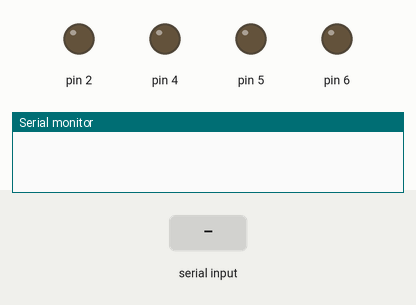
This sketch was run on a simulated Arduino Uno, built with avr-gcc and run on an emulated ATmega328P. On the bench: output pins drawn as LEDs (lit = HIGH), the last lines printed to the serial monitor. The test bench sets the inputs (shaded band).

Above: at 1.2 s.
1.3 s: "F" received over Serial
At 1.6 s:
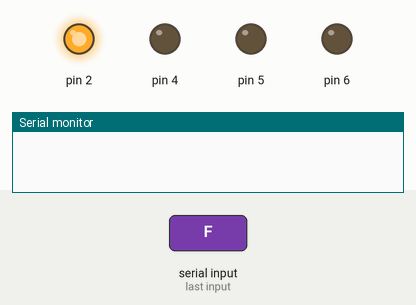
2.8 s: "+" received over Serial
At 4.0 s:
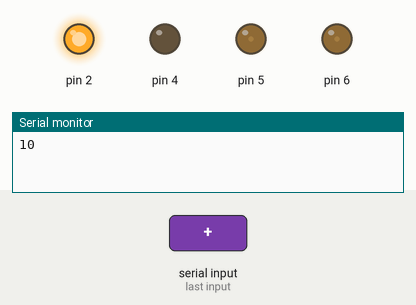
4.3 s: "B" received over Serial
At 5.1 s:
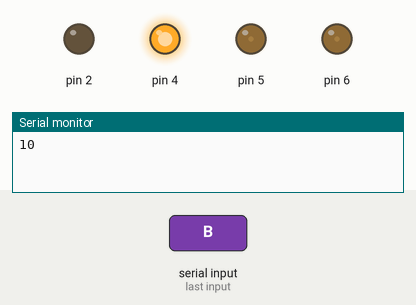
5.8 s: "-" received over Serial
At 6.3 s:
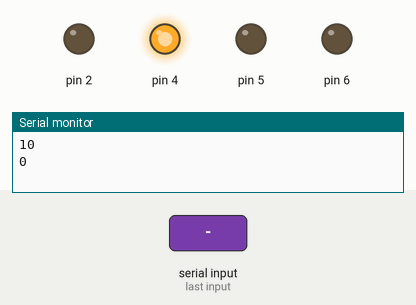
7.3 s: "L" received over Serial
At 8.5 s:
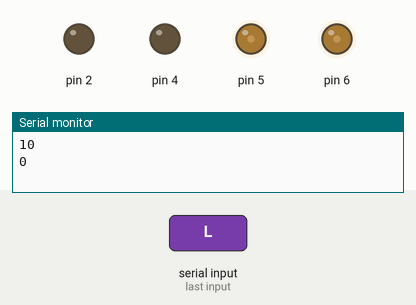
8.8 s: "R" received over Serial
At 9.7 s:
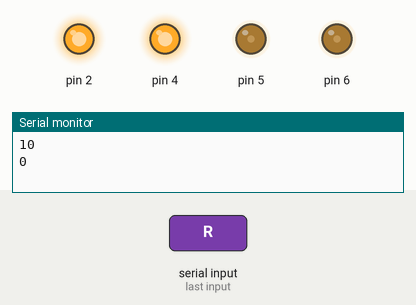
Timing chart, 0 to 11.3 s (numbered marks = the images above; inputs shaded):
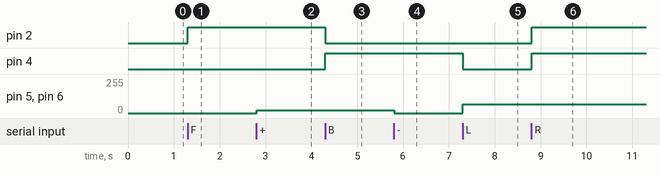

The sketch:

robocar-controller.ino
```cpp
#include <WString.h>
#include <HardwareSerial.h>

String G_Bluetooth_value;
volatile int BLE_Change_SPEED;
int maxSpeed = 60;
int speedStep = 10;

String lastMovementCommand = "S";

float mapfloat(float x, float in_min, float in_max, float out_min, float out_max)
{
  return (x - in_min) * (out_max - out_min) / (in_max - in_min) + out_min;
}

void executeMovement(String command, float value) {
  if (command == "F") {
    digitalWrite(2, HIGH);
    analogWrite(5, (BLE_Change_SPEED / 10) * 22.5);
    digitalWrite(4, LOW);
    analogWrite(6, (BLE_Change_SPEED / 10) * 22.5);
  } else if (command == "B") {
    digitalWrite(2, LOW);
    analogWrite(5, (BLE_Change_SPEED / 10) * 22.5);
    digitalWrite(4, HIGH);
    analogWrite(6, (BLE_Change_SPEED / 10) * 22.5);
  } else if (command == "L") {
    digitalWrite(2, LOW);
    analogWrite(5, (maxSpeed / 10) * 11.25);
    digitalWrite(4, LOW);
    analogWrite(6, (maxSpeed / 10) * 11.25);
  } else if (command == "R") {
    digitalWrite(2, HIGH);
    analogWrite(5, (maxSpeed / 10) * 11.25);
    digitalWrite(4, HIGH);
    analogWrite(6, (maxSpeed / 10) * 11.25);
  } else if (command == "FL") {
    digitalWrite(2, HIGH);
    analogWrite(5, (BLE_Change_SPEED / 10) * 11.25);
    digitalWrite(4, LOW);
    analogWrite(6, (BLE_Change_SPEED / 10) * 22.5);
  } else if (command == "FR") {
    digitalWrite(2, HIGH);
    analogWrite(5, (BLE_Change_SPEED / 10) * 22.5);
    digitalWrite(4, LOW);
    analogWrite(6, (BLE_Change_SPEED / 10) * 11.25);
  } else if (command == "BL") {
    digitalWrite(2, LOW);
    analogWrite(5, (BLE_Change_SPEED / 10) * 11.25);
    digitalWrite(4, HIGH);
    analogWrite(6, (BLE_Change_SPEED / 10) * 22.5);
  } else if (command == "BR") {
    digitalWrite(2, LOW);
    analogWrite(5, (BLE_Change_SPEED / 10) * 22.5);
    digitalWrite(4, HIGH);
    analogWrite(6, (BLE_Change_SPEED / 10) * 11.25);
  } else if (command == "S") {
    digitalWrite(2, LOW);
    analogWrite(5, 0);
    digitalWrite(4, LOW);
    analogWrite(6, 0);
  }
}

void setup(){
  Serial.begin(9600);
  G_Bluetooth_value = "";
  BLE_Change_SPEED = 0;
  pinMode(2, OUTPUT);
  pinMode(5, OUTPUT);
  pinMode(4, OUTPUT);
  pinMode(6, OUTPUT);
}

void loop(){
  while (Serial.available() > 0) {
    G_Bluetooth_value = G_Bluetooth_value + ((char)(Serial.read()));
    delay(2);
  }
  if (G_Bluetooth_value.length() > 0) {
    String cmd = G_Bluetooth_value;
    float value = (BLE_Change_SPEED / 10) * 15;

    // Check for BLE settings commands
    if (cmd.startsWith("MAX:")) {
      int val = cmd.substring(4).toInt();
      if (val >= 0 && val <= 255) maxSpeed = val;
      G_Bluetooth_value = "";
      return;
    } else if (cmd.startsWith("TURN:")) {
      int val = cmd.substring(5).toInt();
      if (val >= 0 && val <= 100) maxSpeed = val;
      G_Bluetooth_value = "";
      return;
    } else if (cmd.startsWith("STEP:")) {
      int val = cmd.substring(5).toInt();
      if (val > 0 && val <= 100) speedStep = val;
      G_Bluetooth_value = "";
      return;
    }

    // Check for 2-char commands (diagonals)
    String movementCmd = "";
    if (cmd.startsWith("FL") || cmd.startsWith("FR") || cmd.startsWith("BL") || cmd.startsWith("BR")) {
      movementCmd = cmd.substring(0, 2);
    } else if (cmd.startsWith("F") || cmd.startsWith("B") || cmd.startsWith("L") || cmd.startsWith("R") || cmd.startsWith("S")) {
      movementCmd = cmd.substring(0, 1);
    }

    if (movementCmd.length() > 0) {
      lastMovementCommand = movementCmd;
      executeMovement(movementCmd, value);
    } else {
      char command = cmd.charAt(0);
      switch (command) {
        case '+': // Increase speed
          BLE_Change_SPEED += speedStep;
          if (BLE_Change_SPEED > maxSpeed) BLE_Change_SPEED = maxSpeed;
          Serial.println(BLE_Change_SPEED);
          executeMovement(lastMovementCommand, (BLE_Change_SPEED / 10) * 15);
          break;
        case '-': // Decrease speed
          BLE_Change_SPEED -= speedStep;
          if (BLE_Change_SPEED < 0) BLE_Change_SPEED = 0;
          Serial.println(BLE_Change_SPEED);
          executeMovement(lastMovementCommand, (BLE_Change_SPEED / 10) * 15);
          break;
        case '/':
          BLE_Change_SPEED = 0;
          Serial.println(BLE_Change_SPEED);
          executeMovement(lastMovementCommand, (BLE_Change_SPEED / 10) * 15);
          break;
        default:
          Serial.println("Invalid Command");
          break;
      }
    }
    G_Bluetooth_value = "";
  }
}
```

Measured:
- after the input at 1.3 s, pin 2: LOW → HIGH at once
- after the input at 2.8 s, pin 5, pin 6: 0/255 → 22/255 at once
- after the input at 4.3 s, pin 2: HIGH → LOW at once; pin 4: LOW → HIGH at once
- after the input at 5.8 s, pin 5, pin 6: 22/255 → 0/255 at once
- after the input at 7.3 s, pin 4: HIGH → LOW at once; pin 5, pin 6: 0/255 → 67/255 at once
- after the input at 8.8 s, pin 2, pin 4: LOW → HIGH at once
